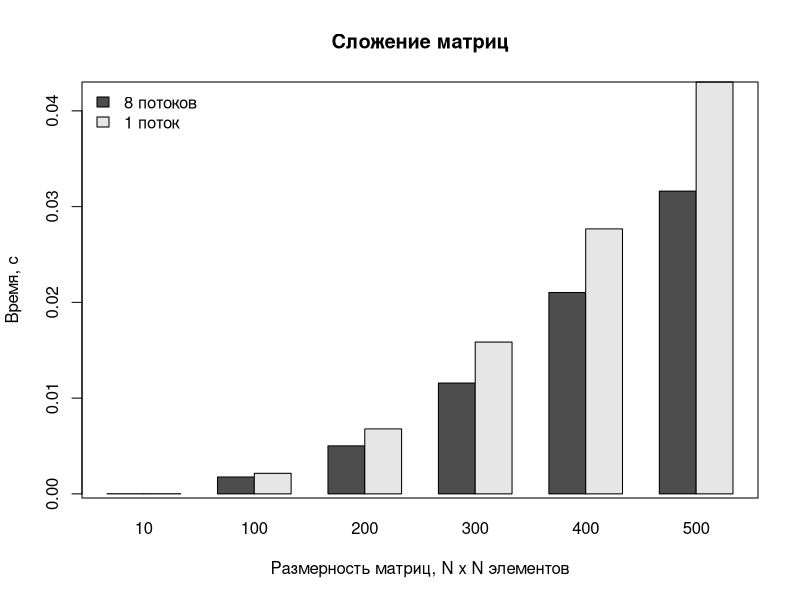

Here is the R script that generated this plot:
sizes <- c( 10, 100, 200, 300, 400, 500 )
add_ext <- c( 1.65453e-05, 0.00214674, 0.00678715, 0.0158534, 0.0276726, 0.0430147 )
add_int <- c( 1.47952e-05, 0.00176729, 0.00501385, 0.0115748, 0.0210312, 0.0316182 )

M <- matrix(
  c( add_int, add_ext ),
  nrow = 2,
  ncol = length( add_ext ),
  byrow = TRUE
)

png( filename = "~/Documents/Diploma/Theory/Paper/Figures/SummarizingTime.png",
  height = 600,
  width = 800,
  bg = "white"
)

barplot( M,
  main = "Сложение матриц",
  xlab = "Размерность матриц, N x N элементов",
  ylab = "Время, с",
  names.arg = sizes,
  beside = TRUE
)

legend_labels <- c( "8 потоков", "1 поток" )

legend(
  "topleft",
  legend_labels,
  bty = "n",
  fill = grey.colors( nrow( M ) )
)

box()

dev.off()
